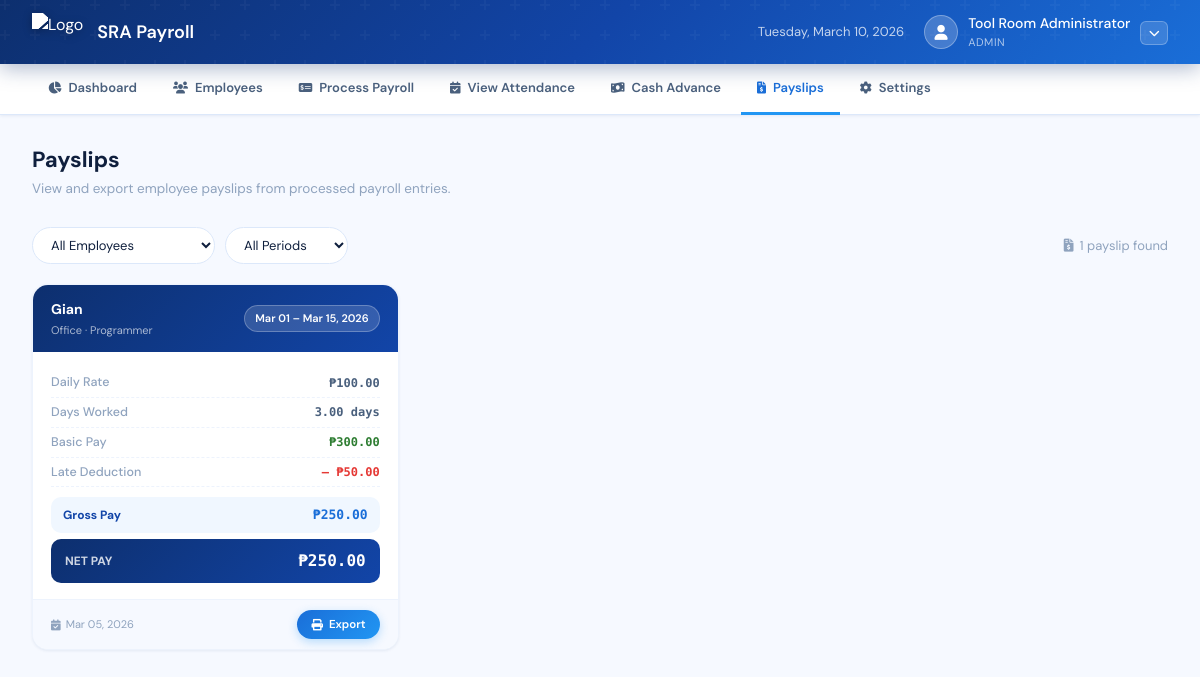
The page /srapayroll/payslips.php (signed in) on the database its author committed.
### tables this page shows
CREATE TABLE IF NOT EXISTS `payroll_entries` (
  `id` int NOT NULL AUTO_INCREMENT,
  `employee_id` int NOT NULL,
  `date_from` date NOT NULL,
  `date_to` date NOT NULL,
  `days_worked` decimal(5,2) NOT NULL DEFAULT '0.00',
  `absent_days` decimal(5,2) NOT NULL DEFAULT '0.00',
  `late_minutes` decimal(8,2) NOT NULL DEFAULT '0.00',
  `ot_hours` decimal(5,2) NOT NULL DEFAULT '0.00',
  `basic_salary` decimal(12,2) NOT NULL DEFAULT '0.00',
  `daily_rate` decimal(12,2) NOT NULL DEFAULT '0.00',
  `basic_pay` decimal(12,2) NOT NULL DEFAULT '0.00',
  `ot_pay` decimal(12,2) NOT NULL DEFAULT '0.00',
  `absent_deduction` decimal(12,2) NOT NULL DEFAULT '0.00',
  `late_deduction` decimal(12,2) NOT NULL DEFAULT '0.00',
  `gross_pay` decimal(12,2) NOT NULL DEFAULT '0.00',
  `sss` decimal(12,2) NOT NULL DEFAULT '0.00',
  `philhealth` decimal(12,2) NOT NULL DEFAULT '0.00',
  `pagibig` decimal(12,2) NOT NULL DEFAULT '0.00',
  `cash_advance` decimal(12,2) NOT NULL DEFAULT '0.00',
  `other_deductions` decimal(12,2) NOT NULL DEFAULT '0.00',
  `total_deductions` decimal(12,2) NOT NULL DEFAULT '0.00',
  `net_pay` decimal(12,2) NOT NULL DEFAULT '0.00',
  `remarks` text,
  `created_by` int DEFAULT NULL,
  `created_at` datetime DEFAULT CURRENT_TIMESTAMP,
  PRIMARY KEY (`id`),
  KEY `idx_employee_id` (`employee_id`),
  KEY `idx_date_from` (`date_from`),
  KEY `idx_created_at` (`created_at`)
);

CREATE TABLE IF NOT EXISTS `employees` (
  `id` int NOT NULL AUTO_INCREMENT,
  `employee_id` varchar(20) DEFAULT NULL,
  `name` varchar(150) NOT NULL,
  `department` enum('Field','Office') NOT NULL DEFAULT 'Field',
  `color` varchar(100) DEFAULT '135deg,#1245a8,#42a5f5',
  `is_active` tinyint(1) DEFAULT '1',
  `created_at` datetime DEFAULT CURRENT_TIMESTAMP,
  `basic_salary` decimal(10,2) DEFAULT '0.00',
  `position` varchar(100) DEFAULT NULL,
  `employment_type` enum('Full Time','Part Time','Contractual') DEFAULT 'Full Time',
  `daily_rate` decimal(10,2) DEFAULT '0.00',
  `phone` varchar(20) DEFAULT NULL,
  `hire_date` date DEFAULT NULL,
  PRIMARY KEY (`id`)
);

### srapayroll/payslips.php (the view, shortened to what this page needs)
<?php
require_once "../config.php";
$where = '1';
$payslips = [];
$r = $conn->query("SHOW TABLES LIKE 'payroll_entries'");
if ($r && $r->num_rows > 0) {
    $r = $conn->query("
        SELECT pe.*, e.name as emp_name, e.department, e.position
        FROM payroll_entries pe
        JOIN employees e ON e.id = pe.employee_id
        WHERE $where
        ORDER BY pe.date_from DESC, pe.created_at DESC
    ");
    if ($r) { while ($row = $r->fetch_assoc()) { $payslips[] = $row; } }
}
?>
<!DOCTYPE html>
<html lang="en">
<head>
    <link rel="stylesheet" href="https://cdnjs.cloudflare.com/ajax/libs/font-awesome/6.0.0/css/all.min.css">
    <link rel="stylesheet" href="../srapayroll/css/process.css">
    <link rel="stylesheet" href="../srapayroll/css/payslips.css">
</head>
<body>
<?php include 'nav.php'; ?>
<div class="page-layout">
    <div class="page-header">
        <h2>Payslips</h2>
        <p>View and export employee payslips from processed payroll entries.</p>
    </div>
    <div class="top-bar">
        <div class="top-bar-left">
            <form method="GET" id="filterForm" style="display:contents">
                <select class="filter-select" name="emp" onchange="document.getElementById('filterForm').submit()">
                    <option value="">All Employees</option>
                </select>
                <select class="filter-select" name="period" onchange="document.getElementById('filterForm').submit()">
                    <option value="">All Periods</option>
                </select>
            </form>
        </div>
        <div class="results-count">
            <i class="fas fa-file-invoice-dollar"></i>
            <?= count($payslips) ?> payslip<?= count($payslips)!=1?'s':'' ?> found
        </div>
    </div>
    <?php if (empty($payslips)): ?>
    <div class="table-wrap">
        <div class="table-head-bar">
            <h3><i class="fas fa-file-invoice-dollar"></i> Payslip Records</h3>
        </div>
        <div class="empty-state">
            <i class="fas fa-file-invoice-dollar"></i>
            <p>No payslips found</p>
            <span>Process a payroll run to generate payslips.</span>
        </div>
    </div>
    <?php else: ?>
    <div class="payslip-grid">
        <?php foreach ($payslips as $ps): ?>
        <div class="payslip-card">
            <div class="payslip-card-head">
                <div class="emp-info">
                    <div class="emp-name"><?= htmlspecialchars($ps['emp_name']) ?></div>
                    <div class="emp-dept"><?= htmlspecialchars($ps['department'] ?? '—') ?><?= !empty($ps['position']) ? ' · ' . htmlspecialchars($ps['position']) : '' ?></div>
                </div>
                <div class="period-badge">
                    <?= date('M d', strtotime($ps['date_from'])) ?> – <?= date('M d, Y', strtotime($ps['date_to'])) ?>
                </div>
            </div>
            <div class="payslip-card-body">
                <div class="ps-row"><span class="lbl">Daily Rate</span><span class="val">₱<?= number_format($ps['daily_rate'],2) ?></span></div>
                <div class="ps-row"><span class="lbl">Days Worked</span><span class="val"><?= $ps['days_worked'] ?> days</span></div>
                <div class="ps-row"><span class="lbl">Basic Pay</span><span class="val pos">₱<?= number_format($ps['basic_pay'],2) ?></span></div>
                <?php if ($ps['late_deduction'] > 0): ?>
                <div class="ps-row"><span class="lbl">Late Deduction</span><span class="val neg">– ₱<?= number_format($ps['late_deduction'],2) ?></span></div>
                <?php endif; ?>
                <div class="ps-gross">
                    <span class="lbl">Gross Pay</span>
                    <span class="val">₱<?= number_format($ps['gross_pay'],2) ?></span>
                </div>
                <div class="ps-net">
                    <span class="lbl">NET PAY</span>
                    <span class="val">₱<?= number_format($ps['net_pay'],2) ?></span>
                </div>
            </div>
            <div class="payslip-card-foot">
                <div class="foot-date">
                    <i class="fas fa-calendar-check"></i>
                    <?= date('M d, Y', strtotime($ps['created_at'])) ?>
                </div>
                <button class="btn-print" onclick="openPrint(<?= htmlspecialchars(json_encode($ps)) ?>)">
                    <i class="fas fa-print"></i> Export
                </button>
            </div>
        </div>
        <?php endforeach; ?>
    </div>
    <?php endif; ?>
</div>
</body>
</html>

### srapayroll/nav.php (shortened to what this page needs)
<div class="top-header">
    <div class="logo-section">
        <img src="https://smartrye.com.ph/ams/public/backend/images/logo-sra.png" alt="Logo" class="logo-img">
        <h1 class="system-title">SRA Payroll</h1>
    </div>
    <div class="header-right">
        <div class="current-date" id="headerDate"></div>
        <div class="user-info">
            <div class="user-icon"><i class="fas fa-user"></i></div>
            <div>
                <div class="user-name"><?php echo htmlspecialchars($_SESSION['full_name'] ?? 'Admin'); ?></div>
                <div class="user-role"><?php echo htmlspecialchars($_SESSION['role'] ?? 'admin'); ?></div>
            </div>
            <div class="user-dropdown-wrap">
                <button class="user-dropdown-toggle" id="userDropdownBtn"><i class="fas fa-chevron-down"></i></button>
            </div>
        </div>
    </div>
</div>
<?php $cp = basename($_SERVER['PHP_SELF']); ?>
<nav class="nav-bar">
<ul>
    <li><a href="dashboard"       class="<?= $cp=='dashboard.php'?'active':'' ?>"><i class="fas fa-chart-pie"></i> Dashboard</a></li>
    <li><a href="employees"       class="<?= $cp=='employees.php'?'active':'' ?>"><i class="fas fa-users"></i> Employees</a></li>
    <li><a href="process_payroll" class="<?= $cp=='process_payroll.php'?'active':'' ?>"><i class="fas fa-money-check-alt"></i> Process Payroll</a></li>
    <li><a href="attendance"      class="<?= $cp=='attendance.php'?'active':'' ?>"><i class="fas fa-calendar-check"></i> View Attendance</a></li>
    <li><a href="cash_advance"    class="<?= $cp=='cash_advance.php'?'active':'' ?>"><i class="fas fa-money-bill-wave"></i> Cash Advance</a></li>
    <li><a href="payslips"        class="<?= $cp=='payslips.php'?'active':'' ?>"><i class="fas fa-file-invoice-dollar"></i> Payslips</a></li>
    <li><a href="settings"        class="<?= $cp=='settings.php'?'active':'' ?>"><i class="fas fa-cog"></i> Settings</a></li>
</ul>
</nav>

### srapayroll/css/process.css (style rules this page uses)
:root { --blue-900:#0d2f6e;--blue-800:#1245a8;--blue-600:#1a6ed8; --blue-500:#2196F3;--blue-200:#bbdefb;--blue-100:#e3f2fd;--blue-50:#f0f7ff; --surface:#ffffff;--surface-2:#f6f9ff; --border:#dce8fa;--border-light:#edf3fd; --text-primary:#0f1f3d;--text-secondary:#4a607d;--text-muted:#8fa3be; --green-700:#1b5e20;--green-500:#2e7d32;--green-100:#e8f5e9; --red-700:#c62828;--red-500:#e53935;--red-100:#fdecea; --shadow-sm:0 1px 3px rgba(13,47,110,0.08); --shadow-md:0 4px 16px rgba(13,47,110,0.10); --shadow-lg:0 12px 40px rgba(13,47,110,0.15); --radius-sm:6px;--radius-md:10px;--radius-lg:16px;--radius-xl:22px; --ease:cubic-bezier(0.4,0,0.2,1); }
*,*::before,*::after { margin:0;padding:0;box-sizing:border-box; }
body { font-family:'DM Sans',sans-serif;background:var(--surface-2);min-height:100vh;color:var(--text-primary);line-height:1.5; -webkit-font-smoothing: antialiased; }
.top-header { background:linear-gradient(135deg,var(--blue-900) 0%,var(--blue-800) 50%,var(--blue-600) 100%);padding:0 32px;height:64px;display:flex;justify-content:space-between;align-items:center;position:sticky;top:0;z-index:200;box-shadow:0 4px 20px rgba(13,47,110,0.35); }
.top-header::after { content:'';position:absolute;inset:0;pointer-events:none;}
.logo-section { display:flex;align-items:center;gap:14px;position:relative;z-index:1; }
.logo-img { height:38px;filter:brightness(0) invert(1) drop-shadow(0 2px 4px rgba(0,0,0,0.3)); }
.system-title { color:white;font-size:18px;font-weight:600;margin:0; }
.header-right { display:flex;align-items:center;gap:20px;position:relative;z-index:1; }
.current-date { color:rgba(255,255,255,0.75);font-size:13px; }
.user-info { display:flex;align-items:center;gap:10px;color:white; }
.user-icon { background:rgba(255,255,255,0.2);width:34px;height:34px;border-radius:50%;display:flex;align-items:center;justify-content:center;font-size:15px;border:1.5px solid rgba(255,255,255,0.3); }
.user-name { font-size:14px;font-weight:500; }
.user-role { font-size:11px;color:rgba(255,255,255,0.65);text-transform:uppercase;letter-spacing:0.05em; }
.user-dropdown-wrap { position:relative; }
.user-dropdown-toggle { background:rgba(255,255,255,0.15);border:1px solid rgba(255,255,255,0.25);cursor:pointer;color:white;font-size:11px;padding:5px 8px;border-radius:var(--radius-sm);transition:background 0.2s;line-height:1; }
.user-dropdown-toggle i { transition:transform 0.25s var(--ease); }
.nav-bar { background:var(--surface);border-bottom:1px solid var(--border);padding:0 32px;position:sticky;top:64px;z-index:100;box-shadow:var(--shadow-sm); }
.nav-bar ul { list-style:none;display:flex;gap:4px;margin:0;padding:0; }
.nav-bar ul li a { display:flex;align-items:center;gap:7px;padding:14px 16px;font-size:13px;font-weight:600;color:var(--text-secondary);text-decoration:none;border-bottom:3px solid transparent;transition:all 0.2s var(--ease);margin-bottom:-1px; }
.nav-bar ul li a.active { color:var(--blue-600);border-bottom-color:var(--blue-500); }
.nav-bar ul li a i { font-size:12px; }
.page-layout { max-width:1400px;margin:0 auto;padding:28px 32px;animation:pageIn 0.4s var(--ease); }
.page-header { margin-bottom:28px; }
.page-header h2 { font-size:22px;font-weight:700; }
.page-header p { font-size:13.5px;color:var(--text-muted);margin-top:3px; }
.emp-name { font-size:14px;font-weight:700; }

### rows shown on the page
payroll_entries: employee.name "Gian", employee.department "Office", employee.position "Programmer", date_from "Mar 01", date_to "Mar 15, 2026", daily_rate "100.00", days_worked "3.00", basic_pay "300.00", late_deduction "50.00", gross_pay "250.00", net_pay "250.00", created_at "Mar 05, 2026"

### other values the page prints
$_SESSION['full_name'] "Tool Room Administrator"
$_SESSION['role'] "ADMIN"
count($payslips) "1"
